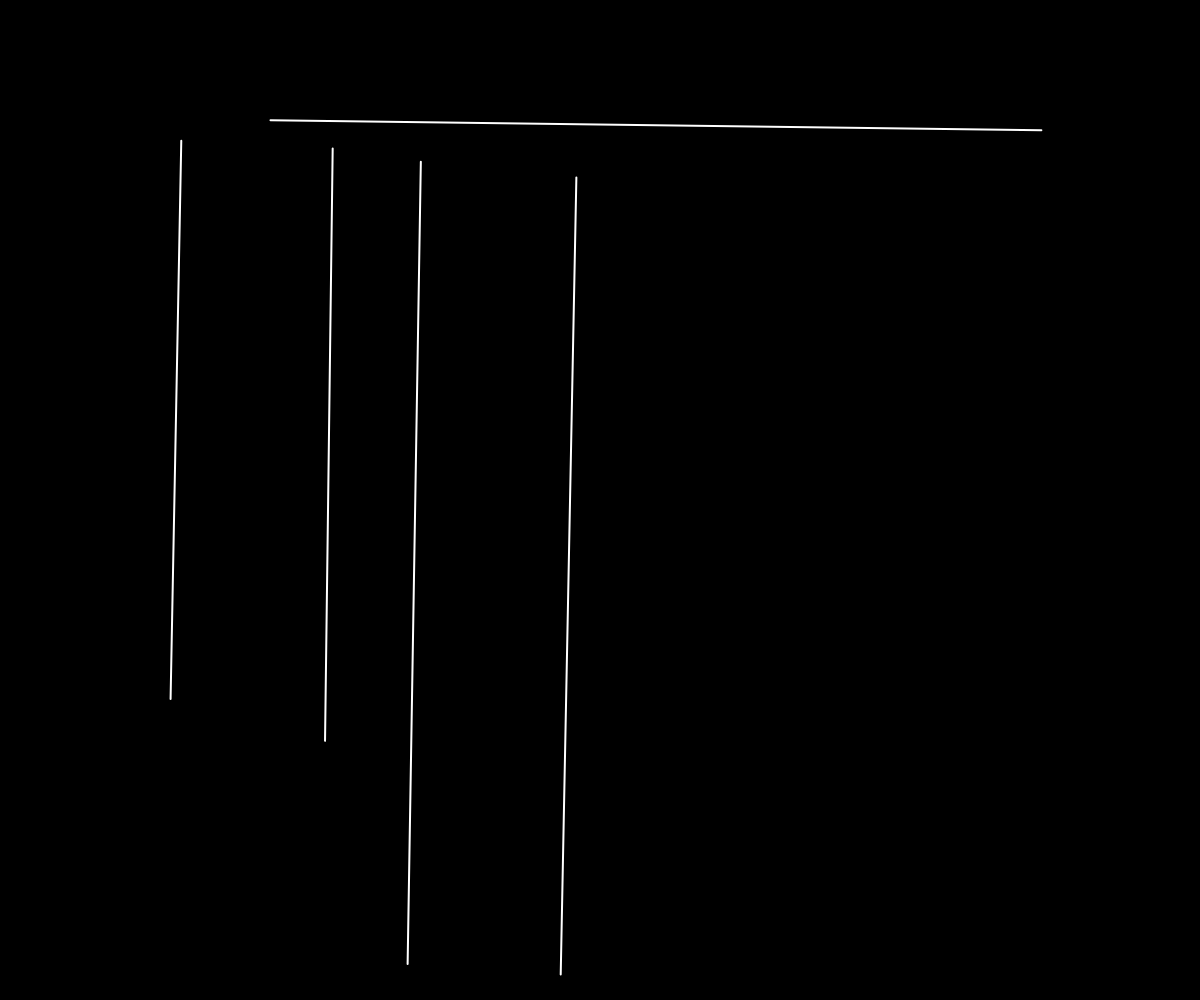
Frame 1 (no input)
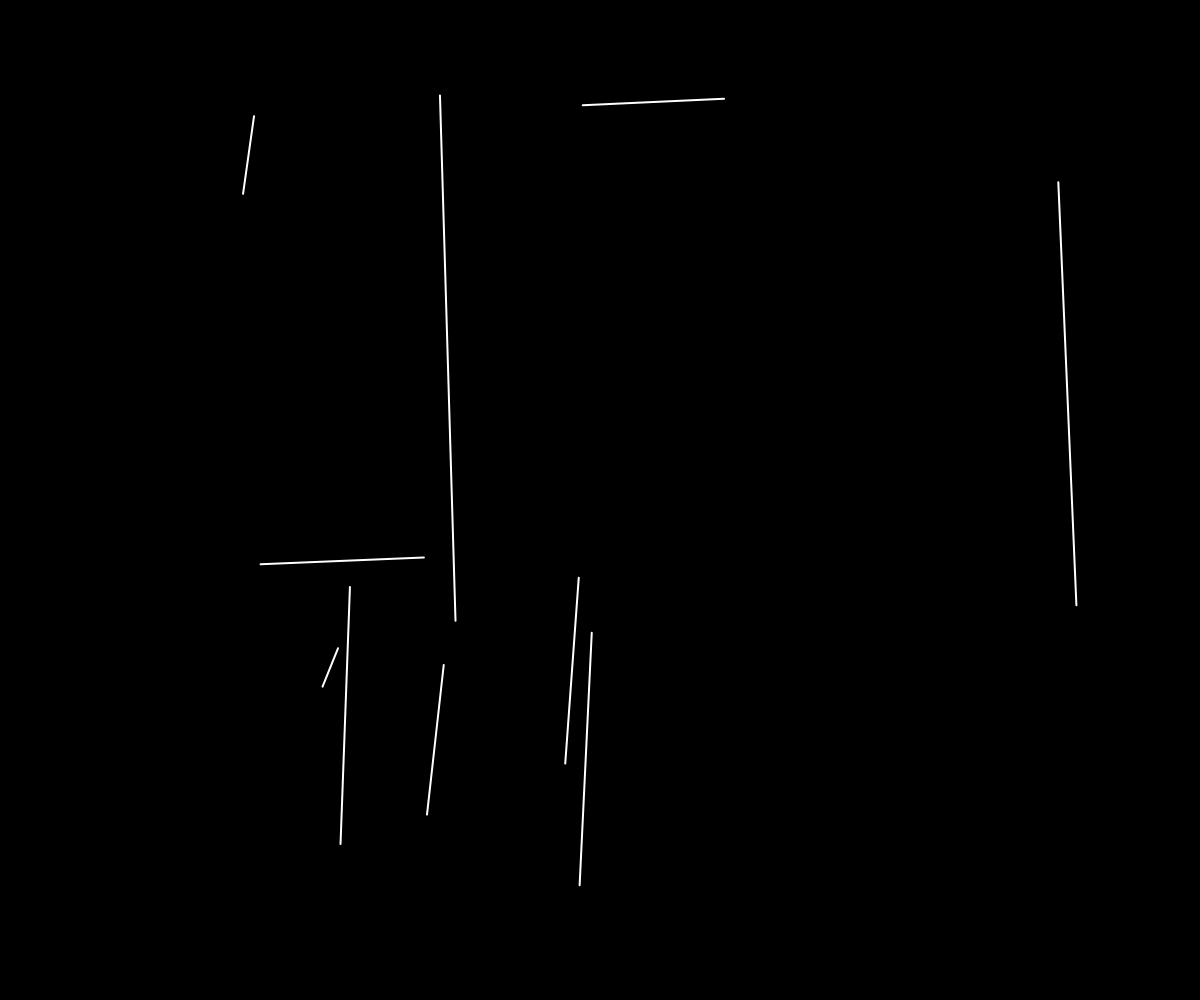
Frame 2 (the mouse pressed at the canvas centre, redrawn once)

The p5.js sketch that drew these frames (run headless with seeded random() and noise() and a simulated clock; the mouse was pressed at the canvas centre and the sketch redrawn once):

// p5.js sketch
// ── sketch.js

/*
Inspired by Frieder Nake's ER56 / 264 (1963) and Vera Molnár's Du Cycle: Segments et leurs Croisements No. 9 (1973)
*/
//declare variables
let startX;
let startY;
let endX;
let endY;

// Declare a seed variable for controlling random number generation
let seed = 1;

function setup() {
  createCanvas(windowWidth, windowHeight);
  //stroke color
  stroke(255);
  //stroke thickness
  strokeWeight(2);
   console.log("Width :" + width);
}

function draw() {
  background(0);
  
  //Use a seed value to ensure the same random results
  randomSeed(seed)
  
  //draw 100 times
  for (let i = 0; i < 10; i++) {
    
    //startX and startY are randomly generated as starting coordinates, ensuring they do not exceed the border of the canvas
    startX = random(20, width - 20);
    startY = random(20, height - 20);

    //if the random number less than 1
    if (random(10) < 1) {
      
      let amount = random(5, 20);// Randomly determine the line length (between 5 and 20 pixels)
      
      endX += amount; // Move endX further horizontally 
      endY = startY + amount;  // Set endY based on startY
      
    
      
    } else {
      let amount = random(5, 20);
      
      endY += amount; // Move endY further vertically
      endX = startX + amount; // Set endX based on startX
    }
    
      console.log("endX :" + endX);
      console.log("endY :" + endY);
    
    //draw the line
    line(startX, startY, endX, endY);
    console.log("distanceX :" + abs(startX-endX));
    
noLoop();
  }

}

function mousePressed() {
  
  // allows each mouse click to generate a new random pattern.
  seed = random(1000);
}
